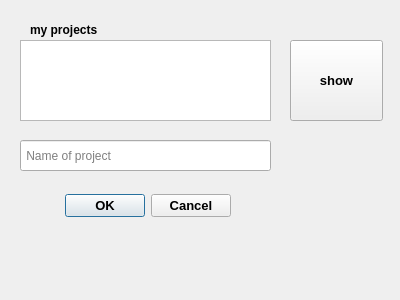
<?xml version="1.0" encoding="UTF-8"?>
<ui version="4.0">
 <class>Dialog_delete_project</class>
 <widget class="QDialog" name="Dialog_delete_project">
  <property name="geometry">
   <rect>
    <x>0</x>
    <y>0</y>
    <width>400</width>
    <height>300</height>
   </rect>
  </property>
  <property name="windowTitle">
   <string>Dialog</string>
  </property>
  <widget class="QDialogButtonBox" name="buttonBox">
   <property name="geometry">
    <rect>
     <x>-110</x>
     <y>190</y>
     <width>341</width>
     <height>32</height>
    </rect>
   </property>
   <property name="font">
    <font>
     <pointsize>10</pointsize>
     <bold>true</bold>
    </font>
   </property>
   <property name="orientation">
    <enum>Qt::Horizontal</enum>
   </property>
   <property name="standardButtons">
    <set>QDialogButtonBox::Cancel|QDialogButtonBox::Ok</set>
   </property>
  </widget>
  <widget class="QListWidget" name="listWidget">
   <property name="geometry">
    <rect>
     <x>20</x>
     <y>40</y>
     <width>251</width>
     <height>81</height>
    </rect>
   </property>
  </widget>
  <widget class="QLabel" name="label">
   <property name="geometry">
    <rect>
     <x>30</x>
     <y>20</y>
     <width>91</width>
     <height>20</height>
    </rect>
   </property>
   <property name="font">
    <font>
     <bold>true</bold>
    </font>
   </property>
   <property name="text">
    <string>my projects</string>
   </property>
  </widget>
  <widget class="QPushButton" name="btn_show_my_projects">
   <property name="geometry">
    <rect>
     <x>290</x>
     <y>40</y>
     <width>93</width>
     <height>81</height>
    </rect>
   </property>
   <property name="font">
    <font>
     <pointsize>10</pointsize>
     <bold>true</bold>
    </font>
   </property>
   <property name="text">
    <string>show</string>
   </property>
  </widget>
  <widget class="QLineEdit" name="input_name_of_project">
   <property name="geometry">
    <rect>
     <x>20</x>
     <y>140</y>
     <width>251</width>
     <height>31</height>
    </rect>
   </property>
   <property name="placeholderText">
    <string> Name of project</string>
   </property>
  </widget>
 </widget>
 <resources/>
 <connections>
  <connection>
   <sender>buttonBox</sender>
   <signal>accepted()</signal>
   <receiver>Dialog_delete_project</receiver>
   <slot>accept()</slot>
   <hints>
    <hint type="sourcelabel">
     <x>248</x>
     <y>254</y>
    </hint>
    <hint type="destinationlabel">
     <x>157</x>
     <y>274</y>
    </hint>
   </hints>
  </connection>
  <connection>
   <sender>buttonBox</sender>
   <signal>rejected()</signal>
   <receiver>Dialog_delete_project</receiver>
   <slot>reject()</slot>
   <hints>
    <hint type="sourcelabel">
     <x>316</x>
     <y>260</y>
    </hint>
    <hint type="destinationlabel">
     <x>286</x>
     <y>274</y>
    </hint>
   </hints>
  </connection>
 </connections>
</ui>
